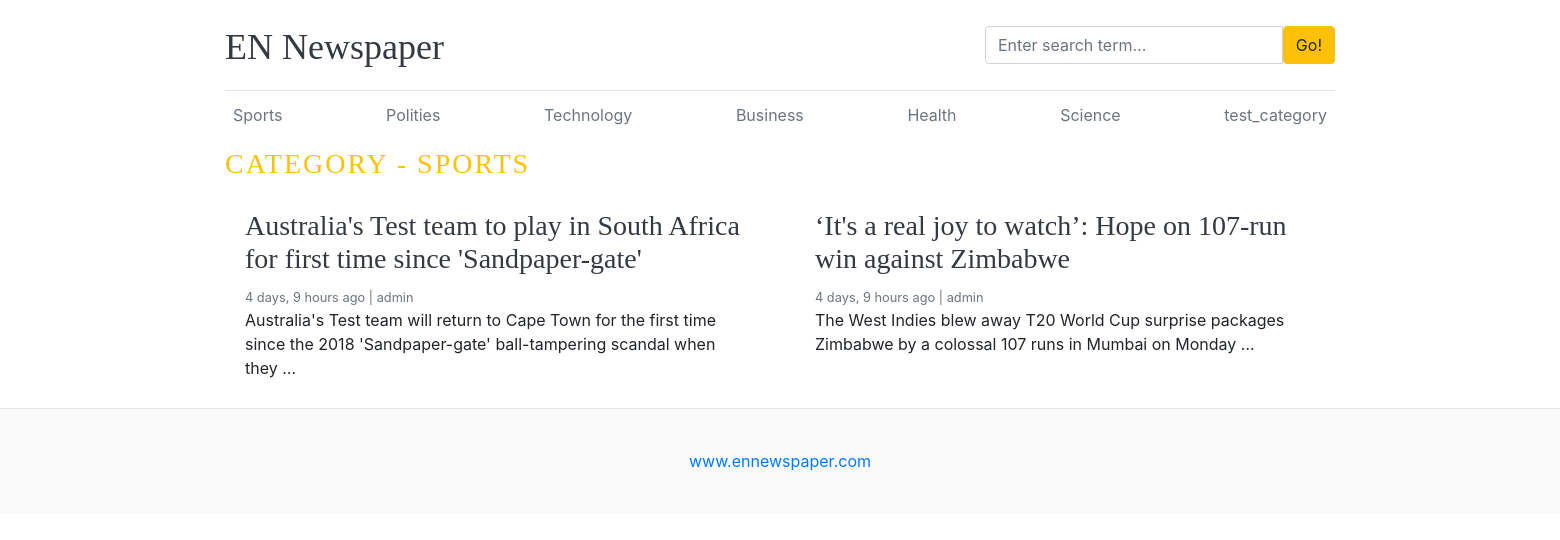
Page /category/1/ on the committed database.
### blogs/models.py (models this page shows, shortened)
class Category(models.Model):
    category_name = models.CharField(max_length=50, unique=True)
    created_at = models.DateTimeField(auto_now_add=True)
    updated_at = models.DateTimeField(auto_now=True)
    class Meta:
        verbose_name_plural = 'categories'
    def __str__(self) -> str:
        return self.category_name

class Blog(models.Model):
    title = models.CharField(max_length=100)
    slug = models.SlugField(max_length=150, unique=True, blank=True)
    category = models.ForeignKey(Category, on_delete=models.CASCADE)
    author = models.ForeignKey(User, on_delete=models.CASCADE)
    featured_image = models.ImageField(upload_to='uploads/%Y/%m/%d')
    short_description = models.CharField(max_length=500)
    blog_body = models.TextField(max_length=2000)
    status = models.CharField(max_length=20,choices=STATUS_CHOICES, default='Draft')
    is_featured = models.BooleanField(default=False)
    created_at = models.DateTimeField(auto_now_add=True)
    updated_at = models.DateTimeField(auto_now=True)

### blogs/views.py (the view)
# urls.py: path('<int:category_id>/', views.posts_by_category, name='posts_by_category'),
def posts_by_category(request, category_id):
    posts = Blog.objects.filter(status='Published', category_id = category_id)
    category = get_object_or_404(Category, pk=category_id)
    context = {
        'posts': posts,
        'category': category,
    }
    return render(request, 'posts_by_category.html', context)

### blogs/context_processors.py (called while the page is built)
def get_categories(request):
    categories = Category.objects.all()
    return dict(categories=categories)

def get_social_links(request):
    social_links = SocialLink.objects.all()
    return dict(social_links=social_links)

### templates/posts_by_category.html
{% extends 'base.html' %}
{% block content %}
<h3 class="text-uppercase text-warning" style="letter-spacing: 2px;">Category - {{ category }}</h3>
<div class="row mb-2">
    {% if posts %}
    {% for post in posts %}
    <div class="col-md-6">
        <div class="card border-0">
            <div class="card-body">
                <h3><a href="{% url 'blogs' post.slug %}" class="text-dark">{{ post.title }}</a></h3>
                <small class="mb-1 text-muted">{{ post.created_at | timesince }} ago | {{ post.author }}</small>
                <p class="card-text">{{ post.short_description | truncatewords:20 }}</p>
            </div>
        </div>
    </div>
    {% endfor %}
    {% else %}
    <p>No post found</p>
    {% endif %}
</div>
{% endblock %}

### templates/base.html (shortened to what this page needs)
{% load static %}
<!DOCTYPE html>
<html lang="en">
<head>
    <link href="https://getbootstrap.com/docs/4.0/dist/css/bootstrap.min.css" rel="stylesheet">
    <link rel="stylesheet" href="https://cdnjs.cloudflare.com/ajax/libs/font-awesome/4.7.0/css/font-awesome.min.css">
    <link href="{% static 'css/blog.css' %}" rel="stylesheet">
</head>
<body>
    <div class="container">
        <header class="blog-header py-3">
            <div class="row flex-nowrap justify-content-between align-items-center">
                <div class="col-8 pt-1">
                    <a class="blog-header-logo text-dark" href="/">EN Newspaper</a>
                </div>
                <div class="col-4">
                    <form action="{% url 'search' %}" method="GET">
                        <div class="input-group">
                            <input class="form-control" name="keyword" value="{{keyword}}" type="text" placeholder="Enter search term..."
                                aria-label="Enter search term..." aria-describedby="button-search" />
                            <button class="btn btn-warning" type="submit" id="button-search" type="button">Go!</button>
                        </div>
                    </form>
                </div>
                <div class="col-4 d-flex justify-content-end align-items-center">
                </div>
            </div>
        </header>
        <div class="nav-scroller py-1 mb-2">
            <nav class="nav d-flex justify-content-between">
                {% for cat in categories %}
                <a class="p-2 text-muted" href="{% url 'posts_by_category' cat.id %}">{{ cat.category_name }}</a>
                {% endfor %}
            </nav>
        </div>
        {% block content %}
        {% endblock %}
    </div>
    <footer class="blog-footer">
        <p><a href="#">www.ennewspaper.com</a></p>
    </footer>
</body>
</html>

### blog_main/static/css/blog.css (style rules this page uses)
.blog-header { border-bottom: 1px solid #e5e5e5; }
.blog-header-logo { font-family: "Playfair Display", Georgia, "Times New Roman", serif; font-size: 2.25rem; }
h1, h2, h3, h4, h5, h6 { font-family: "Playfair Display", Georgia, "Times New Roman", serif; }
.blog-footer { padding: 2.5rem 0; color: #727272; text-align: center; background-color: #f9f9f9; border-top: .05rem solid #e5e5e5; }
.blog-footer p:last-child { margin-bottom: 0; }

### rows in the picture
Category: category_name "Sports", category_name "SPORTS"
Category: category_name "Polities"
Category: category_name "Technology"
Category: category_name "Business"
Category: category_name "Health"
Category: category_name "Science"
Category: category_name "test_category"
Blog: title "Australia's Test team to play in South Africa for first time since 'Sandpaper-gate'", created_at "4 days, 9 hours", author "admin", short_description "Australia's Test team will return to Cape Town for the first time since the 2018 'Sandpaper-gate' ball-tampering scandal when they …"
Blog: title "‘It's a real joy to watch’: Hope on 107-run win against Zimbabwe", created_at "4 days, 9 hours", author "admin", short_description "The West Indies blew away T20 World Cup surprise packages Zimbabwe by a colossal 107 runs in Mumbai on Monday …"
